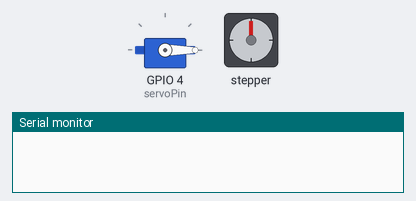
This sketch was run on a simulated ESP32. On the bench: servo, stepper motor, the last lines printed to the serial monitor. Stepper angles assume 2048 steps per turn.

Above: at 0.0 s.
At 9.33 s:
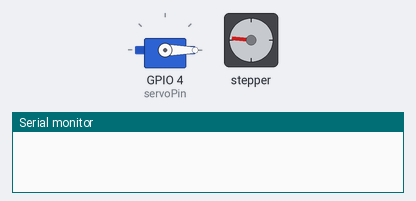
At 18.87 s:
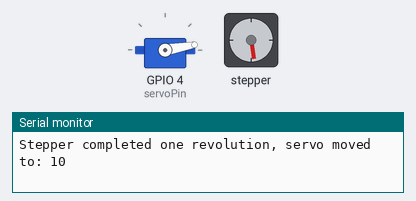
At 38.1 s:
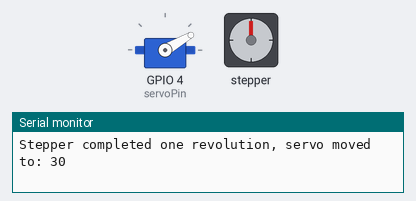
Timing chart, 0 to 40.0 s (numbered marks = the images above):
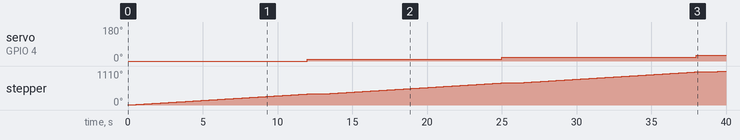

Measured:
- by itself, servo on GPIO 4 (servoPin): 0° → 10° at 12.0 s, → 20° 13.0 s later, → 30° 13.0 s later
- by itself, stepper: turns 360° clockwise in 12.0 s, repeating every 13.0 s

The sketch:

code.ino
```cpp
// Includes the Arduino Stepper Library
#include <Stepper.h>
#include <ESP32Servo.h>

Servo myServo;
int servoPin = 4;

// Stepper Motor Settings
const int stepsPerRevolution = 2048;  // change this to fit the number of steps per revolution
#define IN1 19
#define IN2 18
#define IN3 5
#define IN4 17
Stepper myStepper(stepsPerRevolution, IN1, IN3, IN2, IN4);

int servoPosition = 0;  // Track the current position of the servo

void setup() {
  Serial.begin(115200);

  // Initialize stepper motor speed
  myStepper.setSpeed(5);

  // Attach servo motor to pin
  myServo.attach(servoPin);

  // Set servo to initial position (0 degrees)
  myServo.write(servoPosition);
}

void loop() {
  // Rotate stepper motor 360° (one full revolution)
  myStepper.step(stepsPerRevolution);

  // Increment servo position by 10 degrees after each full stepper rotation
  servoPosition += 10;

  // Check if servo has reached or exceeded 180 degrees
  if (servoPosition > 180) {
    servoPosition = 0;  // Reset to 0 degrees if it exceeds 180
  }

  // Move servo to the updated position
  myServo.write(servoPosition);

  // Log the current positions
  Serial.print("Stepper completed one revolution, servo moved to: ");
  Serial.println(servoPosition);

  // Delay before the next iteration (adjust if needed)
  delay(1000);
}
```
